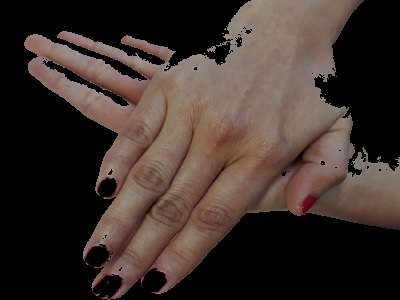
#> input picture Contours/01.jpg, 400 x 300 px
$ python convexHullVersionCORRECT.py   (older library calls are emulated)
#> lines starting #> are read from the running program, lines starting #| are printed output that depends on the picture; after the words box and inside, x2 and y2 are one past the last pixel; in counts of white or black regions, pixels touching at a corner belong together
'''
This piece of code detects the largest contour of the hand and
finds the convexhull of the detected contour. Convexhull is one of the property/feature
of a Contour

'''
import cv2 as cv
import numpy as np

# read an image
hand=cv.imread("01.jpg")
#> hand is the input picture: shape (300, 400, 3); mean B, G, R 44.2, 49.5, 61.7

#resize an image
hand=cv.resize(hand,(400,300))
#convert to grayscale
gray = cv.cvtColor(hand, cv.COLOR_BGR2GRAY)
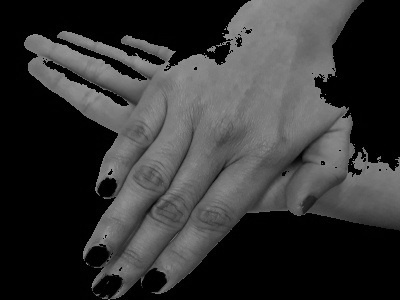
#> gray: shape (300, 400); min 0, max 158, mean 52.5
gray = cv.GaussianBlur(gray, (5, 5), 0)
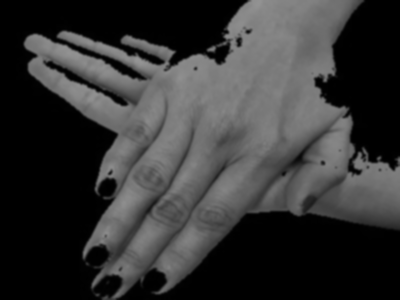
#> gray: shape (300, 400); min 0, max 149, mean 52.5
# threshold an image
ret,threshold= cv.threshold(gray,70,255,cv.THRESH_BINARY)
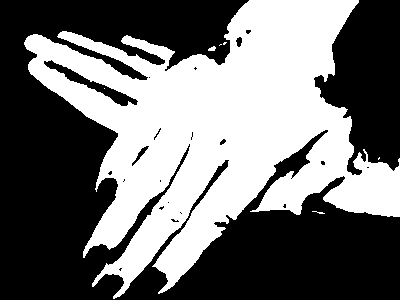
#> threshold: shape (300, 400); 44.2% white; 7 white regions (5 under 20 px), largest, box (x1, y1, x2, y2) and area: (24, 0, 400, 299) 52977, (208, 46, 216, 51) 28
# use Canny Edge detection
canny_output = cv.Canny(gray, 400,300)
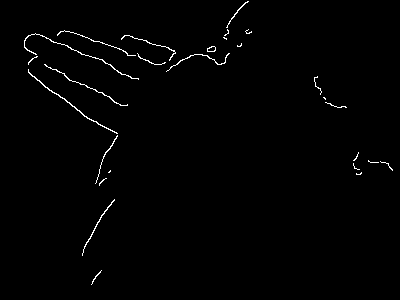
#> canny_output: shape (300, 400); 0.99% white in thin lines or dots, all inside (x1, y1, x2, y2) = (24, 1, 393, 285)

#find contours
im,contours,hierarchy=cv.findContours(threshold,cv.RETR_EXTERNAL,cv.CHAIN_APPROX_SIMPLE)
#> contours = 6 contours, 5 with area under 20; largest, box (x1, y1, x2, y2) and area: (24, 0, 400, 299) 52740


# Find the convex hull object for each contour
hull_list = []
for i in range(len(contours)):
    hull = cv.convexHull(contours[i])
    hull_list.append(hull)
#> this loop made 6 passes
#> hull on passes 2, 4: [[379, 158], [378, 159], [378, 158], [379, 157]], [[221, 44], [219, 45], [220, 44]]
#> after the loop, hull_list = 6 contours, 4 with area under 20; largest, box (x1, y1, x2, y2) and area: (24, 0, 400, 299) 85202, (208, 46, 216, 51) 20
# Draw contours + hull results
drawing = np.zeros((canny_output.shape[0], canny_output.shape[1], 3), dtype=np.uint8)
#> (the run stopped early here; a loop or call above may not have finished)

$ run again, with Contours/02.jpg copied over Contours/01.jpg
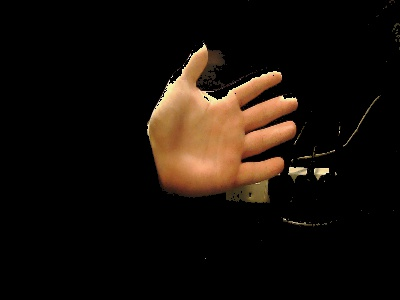
#> input picture Contours/02.jpg, 400 x 300 px
#> hand is the input picture: shape (300, 400, 3); mean B, G, R 9.8, 15.6, 22.9
#> `ret,threshold= cv.threshold(gray,70,255,cv.THRESH_BINARY)`:
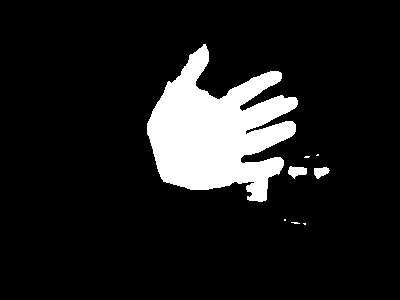
#> threshold: shape (300, 400); 11.3% white; 8 white regions (5 under 20 px), largest, box (x1, y1, x2, y2) and area: (147, 44, 298, 202) 13297, (288, 166, 307, 179) 160, (314, 167, 330, 179) 126
#> `canny_output = cv.Canny(gray, 400,300)`:
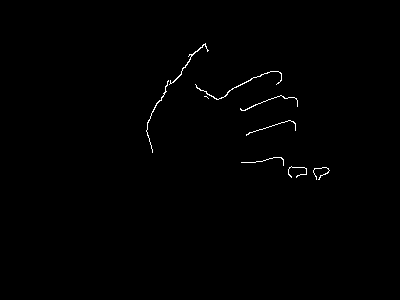
#> canny_output: shape (300, 400); 0.51% white in thin lines or dots, all inside (x1, y1, x2, y2) = (146, 43, 330, 180)
#> contours = 8 contours, 5 with area under 20; largest, box (x1, y1, x2, y2) and area: (147, 44, 298, 202) 12900, (288, 166, 307, 179) 136, (314, 167, 330, 179) 106
#> the loop `for i in range(len(contours)):` made 8 passes
#> hull on passes 1, 2, 3, 6, 7: [[305, 223], [305, 224], [304, 224], [303, 223]], [[297, 222], [299, 223], [294, 223], [291, 222]], [[285, 219], [285, 220], [284, 220], [284, 219]], [[309, 156], [308, 157], [304, 157], [305, 156]], [[318, 154], [318, 155], [316, 155], [317, 154]]
#> after the loop `for i in range(len(contours)):`: hull_list = 8 contours, 5 with area under 20; largest, box (x1, y1, x2, y2) and area: (147, 44, 298, 202) 17436, (288, 166, 307, 179) 162, (314, 167, 330, 179) 117

$ run again, with Contours/03.jpg copied over Contours/01.jpg
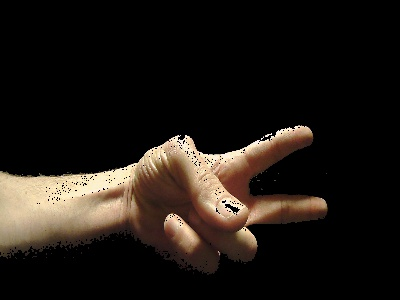
#> input picture Contours/03.jpg, 400 x 300 px
#> hand is the input picture: shape (300, 400, 3); mean B, G, R 20.4, 25.7, 31.8
#> `ret,threshold= cv.threshold(gray,70,255,cv.THRESH_BINARY)`:
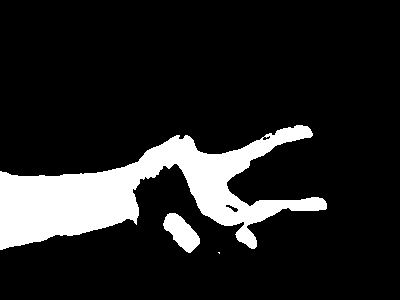
#> threshold: shape (300, 400); 14% white; 3 white regions (1 under 20 px), largest, box (x1, y1, x2, y2) and area: (0, 125, 327, 250) 15952, (163, 213, 200, 253) 816
#> `canny_output = cv.Canny(gray, 400,300)`:
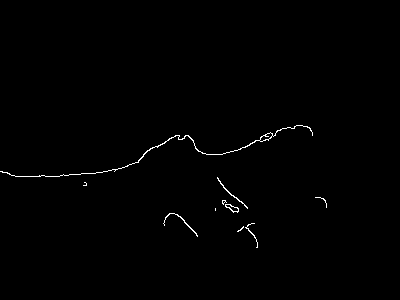
#> canny_output: shape (300, 400); 0.57% white in thin lines or dots, all inside (x1, y1, x2, y2) = (0, 125, 327, 248)
#> contours = 3 contours, 1 with area under 20; largest, box (x1, y1, x2, y2) and area: (0, 125, 327, 250) 15466, (163, 213, 200, 253) 768
#> the loop `for i in range(len(contours)):` made 3 passes
#> hull on pass 1: [[219, 252], [219, 253], [218, 252]]
#> after the loop `for i in range(len(contours)):`: hull_list = 3 contours, 1 with area under 20; largest, box (x1, y1, x2, y2) and area: (0, 125, 327, 250) 32650, (163, 213, 200, 253) 810
